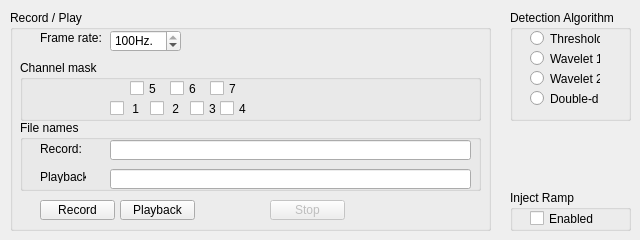
    <widget class="QWidget" name="controlTab">
     <attribute name="title">
      <string>Control</string>
     </attribute>
     <widget class="QGroupBox" name="recordPlayGroupBox">
      <property name="geometry">
       <rect>
        <x>10</x>
        <y>10</y>
        <width>481</width>
        <height>221</height>
       </rect>
      </property>
      <property name="title">
       <string>Record / Play</string>
      </property>
      <widget class="QPushButton" name="recordButton">
       <property name="geometry">
        <rect>
         <x>30</x>
         <y>190</y>
         <width>75</width>
         <height>20</height>
        </rect>
       </property>
       <property name="text">
        <string>Record</string>
       </property>
       <property name="checkable">
        <bool>true</bool>
       </property>
       <property name="checked">
        <bool>false</bool>
       </property>
       <property name="autoDefault">
        <bool>false</bool>
       </property>
       <property name="default">
        <bool>false</bool>
       </property>
       <property name="flat">
        <bool>false</bool>
       </property>
      </widget>
      <widget class="QPushButton" name="playbackButton">
       <property name="geometry">
        <rect>
         <x>110</x>
         <y>190</y>
         <width>75</width>
         <height>20</height>
        </rect>
       </property>
       <property name="text">
        <string>Playback</string>
       </property>
       <property name="checkable">
        <bool>true</bool>
       </property>
       <property name="checked">
        <bool>false</bool>
       </property>
       <property name="autoDefault">
        <bool>false</bool>
       </property>
       <property name="default">
        <bool>false</bool>
       </property>
       <property name="flat">
        <bool>false</bool>
       </property>
      </widget>
      <widget class="QGroupBox" name="channelMaskGroupBox">
       <property name="geometry">
        <rect>
         <x>10</x>
         <y>50</y>
         <width>461</width>
         <height>61</height>
        </rect>
       </property>
       <property name="title">
        <string>Channel mask</string>
       </property>
       <property name="flat">
        <bool>true</bool>
       </property>
       <property name="checkable">
        <bool>false</bool>
       </property>
       <widget class="QCheckBox" name="channel7CheckBox">
        <property name="geometry">
         <rect>
          <x>190</x>
          <y>20</y>
          <width>31</width>
          <height>17</height>
         </rect>
        </property>
        <property name="text">
         <string>7</string>
        </property>
       </widget>
       <widget class="QCheckBox" name="channel6CheckBox">
        <property name="geometry">
         <rect>
          <x>150</x>
          <y>20</y>
          <width>31</width>
          <height>17</height>
         </rect>
        </property>
        <property name="text">
         <string>6</string>
        </property>
       </widget>
       <widget class="QCheckBox" name="channel5CheckBox">
        <property name="geometry">
         <rect>
          <x>110</x>
          <y>20</y>
          <width>31</width>
          <height>17</height>
         </rect>
        </property>
        <property name="text">
         <string>5</string>
        </property>
       </widget>
       <widget class="QCheckBox" name="channel2CheckBox">
        <property name="geometry">
         <rect>
          <x>130</x>
          <y>40</y>
          <width>31</width>
          <height>17</height>
         </rect>
        </property>
        <property name="text">
         <string> 2</string>
        </property>
       </widget>
       <widget class="QCheckBox" name="channel3CheckBox">
        <property name="geometry">
         <rect>
          <x>170</x>
          <y>40</y>
          <width>31</width>
          <height>17</height>
         </rect>
        </property>
        <property name="text">
         <string>3</string>
        </property>
       </widget>
       <widget class="QCheckBox" name="channel1CheckBox">
        <property name="geometry">
         <rect>
          <x>90</x>
          <y>40</y>
          <width>31</width>
          <height>17</height>
         </rect>
        </property>
        <property name="text">
         <string> 1</string>
        </property>
        <property name="checked">
         <bool>false</bool>
        </property>
       </widget>
       <widget class="QCheckBox" name="channel4CheckBox">
        <property name="geometry">
         <rect>
          <x>200</x>
          <y>40</y>
          <width>31</width>
          <height>17</height>
         </rect>
        </property>
        <property name="text">
         <string>4</string>
        </property>
       </widget>
      </widget>
      <widget class="QLabel" name="frameRateLabel">
       <property name="geometry">
        <rect>
         <x>30</x>
         <y>20</y>
         <width>61</width>
         <height>16</height>
        </rect>
       </property>
       <property name="frameShape">
        <enum>QFrame::NoFrame</enum>
       </property>
       <property name="text">
        <string>Frame rate:</string>
       </property>
      </widget>
      <widget class="QSpinBox" name="frameRateSpinBox">
       <property name="geometry">
        <rect>
         <x>100</x>
         <y>20</y>
         <width>71</width>
         <height>22</height>
        </rect>
       </property>
       <property name="suffix">
        <string>Hz.</string>
       </property>
       <property name="minimum">
        <number>1</number>
       </property>
       <property name="maximum">
        <number>100</number>
       </property>
       <property name="value">
        <number>100</number>
       </property>
      </widget>
      <widget class="QPushButton" name="stopButton">
       <property name="enabled">
        <bool>false</bool>
       </property>
       <property name="geometry">
        <rect>
         <x>260</x>
         <y>190</y>
         <width>75</width>
         <height>20</height>
        </rect>
       </property>
       <property name="text">
        <string>Stop</string>
       </property>
       <property name="checkable">
        <bool>true</bool>
       </property>
       <property name="checked">
        <bool>false</bool>
       </property>
       <property name="autoDefault">
        <bool>false</bool>
       </property>
       <property name="default">
        <bool>false</bool>
       </property>
       <property name="flat">
        <bool>false</bool>
       </property>
      </widget>
      <widget class="QGroupBox" name="recordFileNameGroupBox">
       <property name="geometry">
        <rect>
         <x>10</x>
         <y>110</y>
         <width>461</width>
         <height>71</height>
        </rect>
       </property>
       <property name="title">
        <string>File names</string>
       </property>
       <property name="flat">
        <bool>true</bool>
       </property>
       <property name="checkable">
        <bool>false</bool>
       </property>
       <widget class="QLineEdit" name="recordFileNameEdit">
        <property name="geometry">
         <rect>
          <x>90</x>
          <y>20</y>
          <width>361</width>
          <height>20</height>
         </rect>
        </property>
        <property name="inputMask">
         <string notr="true"/>
        </property>
        <property name="maxLength">
         <number>31</number>
        </property>
        <property name="placeholderText">
         <string notr="true"/>
        </property>
       </widget>
       <widget class="QLabel" name="label">
        <property name="geometry">
         <rect>
          <x>20</x>
          <y>22</y>
          <width>46</width>
          <height>13</height>
         </rect>
        </property>
        <property name="text">
         <string>Record:</string>
        </property>
       </widget>
       <widget class="QLabel" name="label_2">
        <property name="geometry">
         <rect>
          <x>20</x>
          <y>50</y>
          <width>46</width>
          <height>13</height>
         </rect>
        </property>
        <property name="text">
         <string>Playback:</string>
        </property>
       </widget>
       <widget class="QLineEdit" name="playbackFileNameEdit">
        <property name="geometry">
         <rect>
          <x>90</x>
          <y>49</y>
          <width>361</width>
          <height>20</height>
         </rect>
        </property>
        <property name="inputMask">
         <string notr="true"/>
        </property>
        <property name="maxLength">
         <number>31</number>
        </property>
        <property name="placeholderText">
         <string notr="true"/>
        </property>
       </widget>
      </widget>
     </widget>
     <widget class="QGroupBox" name="algoGroupBox">
      <property name="geometry">
       <rect>
        <x>510</x>
        <y>10</y>
        <width>121</width>
        <height>111</height>
       </rect>
      </property>
      <property name="title">
       <string>Detection Algorithm</string>
      </property>
      <widget class="QRadioButton" name="algo1Checkbox">
       <property name="geometry">
        <rect>
         <x>20</x>
         <y>20</y>
         <width>70</width>
         <height>17</height>
        </rect>
       </property>
       <property name="text">
        <string>Threshold</string>
       </property>
       <property name="checked">
        <bool>false</bool>
       </property>
      </widget>
      <widget class="QRadioButton" name="algo2RadioButton">
       <property name="geometry">
        <rect>
         <x>20</x>
         <y>40</y>
         <width>70</width>
         <height>17</height>
        </rect>
       </property>
       <property name="text">
        <string>Wavelet 1</string>
       </property>
      </widget>
      <widget class="QRadioButton" name="algo3RadioButton">
       <property name="geometry">
        <rect>
         <x>20</x>
         <y>60</y>
         <width>70</width>
         <height>17</height>
        </rect>
       </property>
       <property name="text">
        <string>Wavelet 2</string>
       </property>
      </widget>
      <widget class="QRadioButton" name="algo4RadioButton">
       <property name="geometry">
        <rect>
         <x>20</x>
         <y>80</y>
         <width>70</width>
         <height>17</height>
        </rect>
       </property>
       <property name="text">
        <string>Double-d</string>
       </property>
      </widget>
     </widget>
     <widget class="QGroupBox" name="injectSimulatedGroupBox">
      <property name="geometry">
       <rect>
        <x>510</x>
        <y>190</y>
        <width>121</width>
        <height>41</height>
       </rect>
      </property>
      <property name="title">
       <string>Inject Ramp</string>
      </property>
      <widget class="QCheckBox" name="injectSimulatedCheckbox">
       <property name="geometry">
        <rect>
         <x>20</x>
         <y>20</y>
         <width>70</width>
         <height>17</height>
        </rect>
       </property>
       <property name="text">
        <string>Enabled</string>
       </property>
       <property name="checkable">
        <bool>true</bool>
       </property>
       <property name="checked">
        <bool>false</bool>
       </property>
       <property name="autoRepeat">
        <bool>false</bool>
       </property>
       <property name="tristate">
        <bool>false</bool>
       </property>
      </widget>
     </widget>
    </widget>
